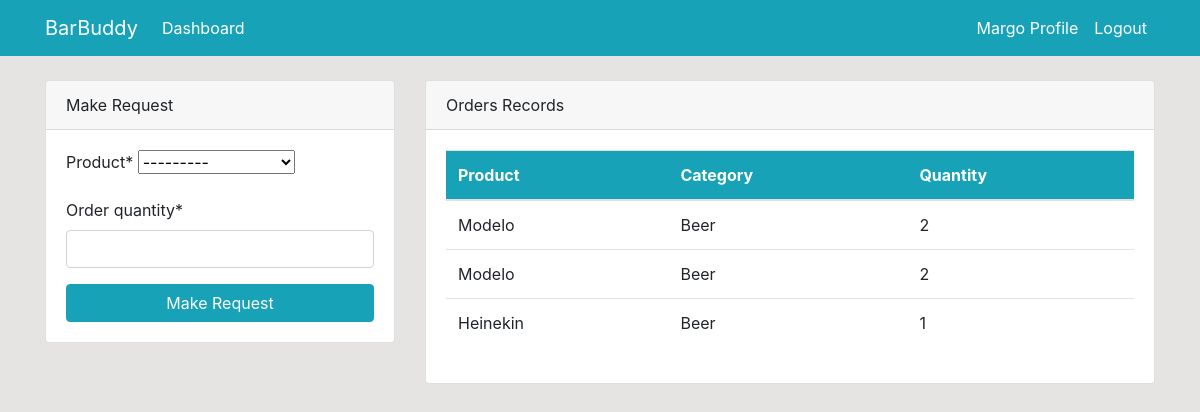
Before: /dashboard/ (signed in) with the older database file.
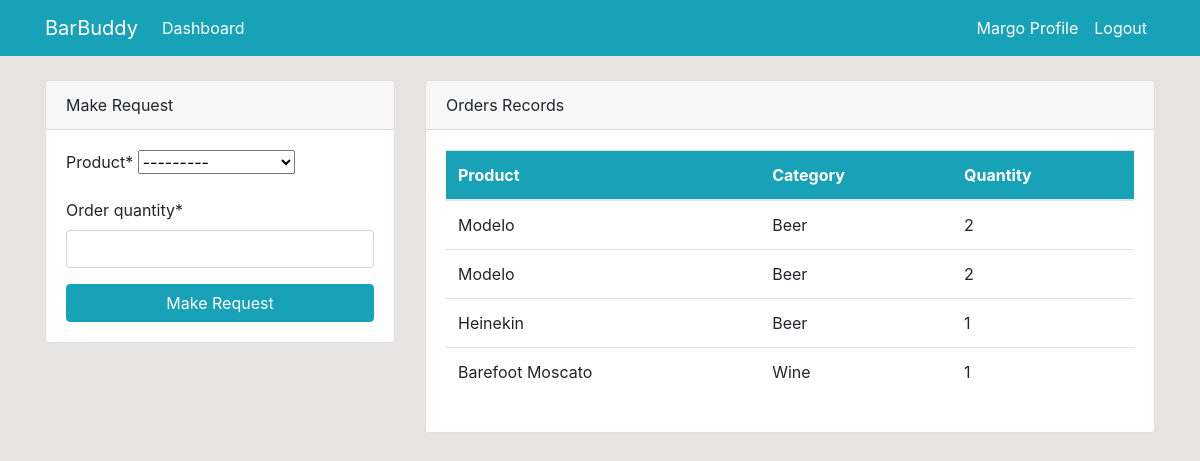
After: the same page with the newer database file.
### dashboard/models.py (models this page shows, shortened)
class Order(models.Model):
    product = models.ForeignKey(Product, on_delete=models.CASCADE, null=True)
    staff = models.ForeignKey(User, models.CASCADE, null=True)
    order_quantity = models.PositiveIntegerField(null=True)
    class Meta:
        verbose_name_plural = 'Orders'

class Product(models.Model):
    name = models.CharField(max_length=100, null=True)
    category = models.CharField(max_length=20, choices=CATEGORY, null=True)
    quantity = models.PositiveIntegerField(null=True)
    class Meta:
        verbose_name_plural = 'Products'
    def __str__(self):
        return f'{self.name}'

### dashboard/views.py (the view)
# urls.py: path('dashboard/', views.index, name='dashboard-index'),
@login_required
def index(request):
    orders = Order.objects.all()
    orders_count = Order.objects.aggregate(Sum('order_quantity'))['order_quantity__sum'] or 0
    products = Product.objects.all()
    products_count = products.count()
    workers = User.objects.all()
    workers_count = workers.count()
    if request.method == 'POST':
        form = OrderForm(request.POST)
        if form.is_valid():
            instance = form.save(commit=False)
            instance.staff = request.user
            instance.save()
            return redirect('dashboard-index')
    else:
        form = OrderForm()
    context = {
        'form': form,
        'products': products,
        'products_count': products_count,
        'orders': orders,
        'orders_count': orders_count,
        'workers_count': workers_count,
        'workers': workers,
    }
    return render(request, 'dashboard/index.html', context)

### dashboard/forms.py
class OrderForm(forms.ModelForm):
    class Meta:
        model = Order
        fields = ['product', 'order_quantity']

### templates/dashboard/index.html (shortened to what the changed rows need)
{% extends 'partials/base.html' %}
{% block content %}
{% if user.is_authenticated and user.is_staff and user.is_superuser%}
{% include 'partials/topnav.html' %}
    <div class="container">
        <div class="row my-5">
            <div class="col-md-6">
                <div class="bg-white">
                    <canvas id="myChart1" width="400" height="300"></canvas>
                    <script>
                        var ctx = document.getElementById('myChart1').getContext('2d');
                        var myChart1 = new Chart(ctx, {
                            type: 'pie',
                            data: {
                                labels: [{% for order in orders %} '{{ order.product.name }}', {% endfor %}],
                                datasets: [{
                                    label: 'Orders',
                                    data: [{% for order in orders %} '{{ order.order_quantity }}', {% endfor %}],
                                    backgroundColor: [
                                        'rgba(255, 99, 132, 1)',
                                        'rgba(54, 162, 235, 1)',
                                        'rgba(255, 206, 86, 1)',
                                        'rgba(75, 192, 192, 1)',
                                        'rgba(153, 102, 255, 1)',
                                        'rgba(255, 159, 64, 1)',
                                        'rgba(25, 91, 132, 1)',
                                        'rgba(54, 12, 231, 1)',
                                        'rgba(255, 206, 86, 1)',
                                        'rgba(70, 162, 12, 1)',
                                        'rgba(131, 152, 225, 1)',
                                        'rgba(29, 119, 54, 1)',
                                    ],
                                    borderColor: [
                                        'rgba(255, 99, 132, 1)',
                                        'rgba(54, 162, 235, 1)',
                                        'rgba(255, 206, 86, 1)',
                                        'rgba(75, 192, 192, 1)',
                                        'rgba(153, 102, 255, 1)',
                                        'rgba(255, 159, 64, 1)',
                                        'rgba(25, 91, 132, 1)',
                                        'rgba(54, 12, 231, 1)',
                                        'rgba(255, 206, 86, 1)',
                                        'rgba(70, 162, 12, 1)',
                                        'rgba(131, 152, 225, 1)',
                                        'rgba(29, 119, 54, 1)',
                                    ],
                                    borderWidth: 1
                                }]
                            },
                            options: {
                                scales: {
                                    yAxes: [{
                                        ticks: {
                                            beginAtZero: true
                                        }
                                    }]
                                }
                            }
                        });
                    </script>
                </div>
            </div>
            <div class="col-md-6">
                <div class="bg-white">
                    <canvas id="myChart" width="400" height="300"></canvas>
                    <script>
                        var ctx = document.getElementById('myChart').getContext('2d');
                        var myChart = new Chart(ctx, {
                            type: 'bar',
                            data: {
                                labels: [{% for product in products %} '{{ product.name }}', {% endfor %}],
                                datasets: [{
                                    label: 'Products',
                                    data: [{% for product in products %} {{ product.quantity }}, {% endfor %}],
                                    backgroundColor: [
                                        'rgba(255, 99, 132, 1)',
                                        'rgba(54, 162, 235, 1)',
                                        'rgba(255, 206, 86, 1)',
                                        'rgba(75, 192, 192, 1)',
                                        'rgba(153, 102, 255, 1)',
                                        'rgba(255, 159, 64, 1)',
                                        'rgba(25, 91, 132, 1)',
                                        'rgba(54, 12, 231, 1)',
                                        'rgba(255, 206, 86, 1)',
                                        'rgba(70, 162, 12, 1)',
                                        'rgba(131, 152, 225, 1)',
                                        'rgba(29, 119, 54, 1)',
                                    ],
                                    borderColor: [
                                        'rgba(255, 99, 132, 1)',
                                        'rgba(54, 162, 235, 1)',
                                        'rgba(255, 206, 86, 1)',
                                        'rgba(75, 192, 192, 1)',
                                        'rgba(153, 102, 255, 1)',
                                        'rgba(255, 159, 64, 1)',
                                        'rgba(25, 91, 132, 1)',
                                        'rgba(54, 12, 231, 1)',
                                        'rgba(255, 206, 86, 1)',
                                        'rgba(70, 162, 12, 1)',
                                        'rgba(131, 152, 225, 1)',
                                        'rgba(29, 119, 54, 1)',
                                    ],
                                    borderWidth: 1
                                }]
                            },
                            options: {
                                scales: {
                                    yAxes: [{
                                        ticks: {
                                            beginAtZero: true
                                        }
                                    }]
                                }
                            }
                        });
                    </script>
                </div>
            </div>
        </div>
    </div>
{% else %}
    {% include 'dashboard/staff_index.html' %}
{% endif %}
    {% endblock %}

### templates/dashboard/staff_index.html (shortened to what this page needs)
{% load crispy_forms_filters %}
{% load crispy_forms_tags %}
<div class="container">
    <div class="row mt-4">
        <div class="col-md-4">
            <div class="card">
                <div class="card-header">
                    Make Request
                </div>
                <div class="card-body">
                    <form method="POST">
                        {{ form|crispy }}
                        <input class="btn btn-info btn-block" type="submit" value="Make Request">
                    </form>
                </div>
            </div>
        </div>
        <div class="col-md-8">
            <div class="card">
                <div class="card-header">
                    Orders Records
                </div>
                <div class="card-body">
                    <table class="table bg-white">
                        <thead class="bg-info text-white">
                            <tr>
                                <th scope="col">Product</th>
                                <th scope="col">Category</th>
                                <th scope="col">Quantity</th>
                            </tr>
                        </thead>
                        <tbody>
                            {% for order in orders %}
                            {% if order.staff == user %}
                            <tr>
                                <td>{{ order.product.name }}</td>
                                <td>{{ order.product.category }}</td>
                                <td>{{ order.order_quantity }}</td>
                            </tr>
                            {% endif %}
                            {% endfor %}
                        </tbody>
                    </table>
                </div>
            </div>
        </div>
    </div>
</div>

Changed rows visible on the page:
added Order: product.name "Barefoot Moscato", product.category "Wine", order_quantity "1"
